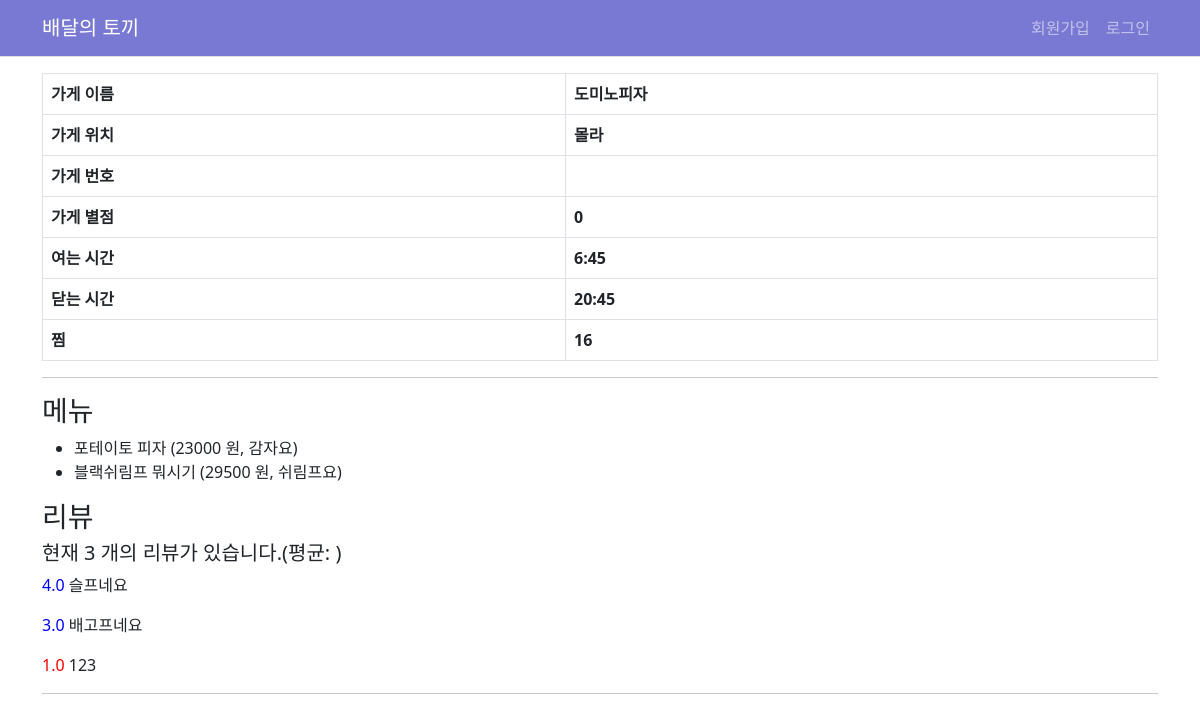
Page /store/2/ on the committed database.
### models.py (models this page shows)
class rabbitStore(db.Model):
    __tablename__ = 'rabbitStore'
    id          = db.Column(db.Integer, primary_key=True, nullable=False, autoincrement=True)
    name        = db.Column(db.String(20), nullable=False)
    location    = db.Column(db.String(50))
    rating      = db.Column(db.Integer)
    open_time   = db.Column(db.String(5))
    close_time  = db.Column(db.String(5))
    stars       = db.Column(db.Integer)
    thumbnail   = db.Column(db.String(255))
    user_id     = db.Column(db.String(20), db.ForeignKey('rabbitUser.id'))

class rabbitMenu(db.Model):
    __tablename__ = 'rabbitMenu'
    id          = db.Column(db.Integer, primary_key=True, nullable=False, autoincrement=True)
    food_name   = db.Column(db.String(20), nullable=False)
    store_id    = db.Column(db.Integer, db.ForeignKey('rabbitStore.id')) # 외부키를 사용할 때는 '테이블 이름.속성' 을 사용해야 합니다. 객체 이름이 아니에요!
    description = db.Column(db.String(255))
    price       = db.Column(db.Integer, nullable=False)
    thumbnail   = db.Column(db.String(255))

class rabbitReview(db.Model):
    __tablename__ = 'rabbitReview'
    id          = db.Column(db.Integer, primary_key=True, nullable=False, autoincrement=True)
    user_id     = db.Column(db.Integer, db.ForeignKey('rabbitUser.id'), nullable=False)
    store_id    = db.Column(db.Integer, db.ForeignKey('rabbitStore.id'), nullable=False)
    rating      = db.Column(db.Float)
    content     = db.Column(db.Text())

### views/main_view.py (the view)
@bp.route('/store/<int:store_id>/')
def store_detail(store_id):
    store_info = rabbitStore.query.filter(rabbitStore.id == store_id).first()
    store_menu = rabbitMenu.query.filter(rabbitMenu.store_id == store_id).all()
    reviews = rabbitReview.query.filter(rabbitReview.store_id == store_id).all()
    return render_template('store_detail.html', store_info = store_info, store_menu=store_menu, review_info=reviews)

### templates/store_detail.html (shortened to what this page needs)
{% extends "base.html" %}
{% block page_content %}
    {% if store_info %}
        <table class="table table-hover table-condensed table-bordered">
            <tbody>
                <tr>
                    <th>가게 이름</th>
                    <th>{{ store_info.name }}</th>
                </tr>
            </tbody>
            <tbody>
                <tr>
                    <th>가게 위치</th>
                    <th>{{ store_info.location }}</th>
                </tr>
            </tbody>
            <tbody>
                <tr>
                    <th>가게 번호</th>
                    <th>{{ store_info.telephone }}</th>
                </tr>
            </tbody>
            <tbody>
                <tr>
                    <th>가게 별점</th>
                    <th>{{ store_info.rating }}</th>
                </tr>
            </tbody>
            <tbody>
                <tr>
                    <th>여는 시간</th>
                    <th>{{ store_info.open_time }}</th>
                </tr>
            </tbody>
            <tbody>
                <tr>
                    <th>닫는 시간</th>
                    <th>{{ store_info.close_time }}</th>
                </tr>
            </tbody>
            <tbody>
                <tr>
                    <th>찜</th>
                    <th>{{ store_info.stars }}</th>
                </tr>
            </tbody>
        </table>
        <hr/>
        {% if store_menu %}
            <h3>메뉴</h3>
            <ul>
            {% for menu in store_menu %}
                <li>{{ menu.food_name }} ({{ menu.price }} 원, {{ menu.description }})</li>
            {% endfor %}
            </ul>
        {% endif %}
        <h3>리뷰</h3>
        <h5>현재 {{ review_info|length }} 개의 리뷰가 있습니다.(평균: {{ avg }})</h5>
        {% for review in review_info %}
            <div>
                {% if review.rating >= 3 %}
                    <p>
                        <span style="color: blue">{{ review.rating }}</span> {{review.content}}
                    </p>
                {% else %}
                    <p>
                        <span style="color: red">{{ review.rating }}</span> {{review.content}}
                    </p>
                {% endif %}
            </div>
        {% endfor %}
        <hr>
    {% endif %}
{% endblock %}

### templates/base.html (shortened to what this page needs)
<!DOCTYPE html>
<html lang="ko">
    <head>
        <link
            rel="stylesheet"
            type="text/css"
            href="{{ url_for('static', filename='bootstrap.min.css') }}"
        />
        <link
            rel="stylesheet"
            type="text/css"
            href="{{ url_for('static', filename='my_styles.css') }}"
        />
    </head>
    <body>
        {% include "_navbar.html" %} {% block content %}
        <div class="container my-3">
            {% block page_content %} {% endblock %}
        </div>
        {% endblock %}
    </body>
</html>

### templates/_navbar.html (shortened to what this page needs)
<nav class="navbar navbar-expand-lg navbar-dark border-bottom" style="background-color: #7979D3;">
    <div class="container">
        <a class="navbar-brand" href="{{ url_for('main.home') }}">배달의 토끼</a>
        <div class="collapse navbar-collapse flex-grow-0" id="navbarNav">
            <ul class="nav navbar-nav navbar-right">
                {% if session['user_id'] %}
                    <li class="nav-item">
                        <span class="nav-link" style="color: white;">안녕하세요! {{ session['nickname'] }} 님!</span>
                    </li>
                    <li class="nav-item">
                        <a class="nav-link" href="{{ url_for('main.logout') }}">로그아웃</a>
                    </li>
                    <li class="nav-item">
                        <a class="nav-link" href="{{ url_for('main.update_info') }}">내 정보</a>
                    </li>
                {% else %}
                    <li class="nav-item">
                        <a class="nav-link" href="{{ url_for('main.register') }}">회원가입</a>
                    </li>
                    <li class="nav-item">
                        <a class="nav-link" href="{{ url_for('main.login') }}">로그인</a>
                    </li>
                {% endif %}
            </ul>
        </div>
    </div>
</nav>

### static/my_styles.css (style rules this page uses)
a { all: unset; }

### rows in the picture
rabbitStore: name "도미노피자", location "몰라", rating "0", open_time "6:45", close_time "20:45", stars "16"
rabbitMenu: food_name "포테이토 피자", price "23000", description "감자요"
rabbitMenu: food_name "블랙쉬림프 뭐시기", price "29500", description "쉬림프요"
rabbitReview: rating "4.0", content "슬프네요"
rabbitReview: rating "3.0", content "배고프네요"
rabbitReview: rating "1.0", content "123"

### other values in the picture
{{ review_info|length }} "3"
